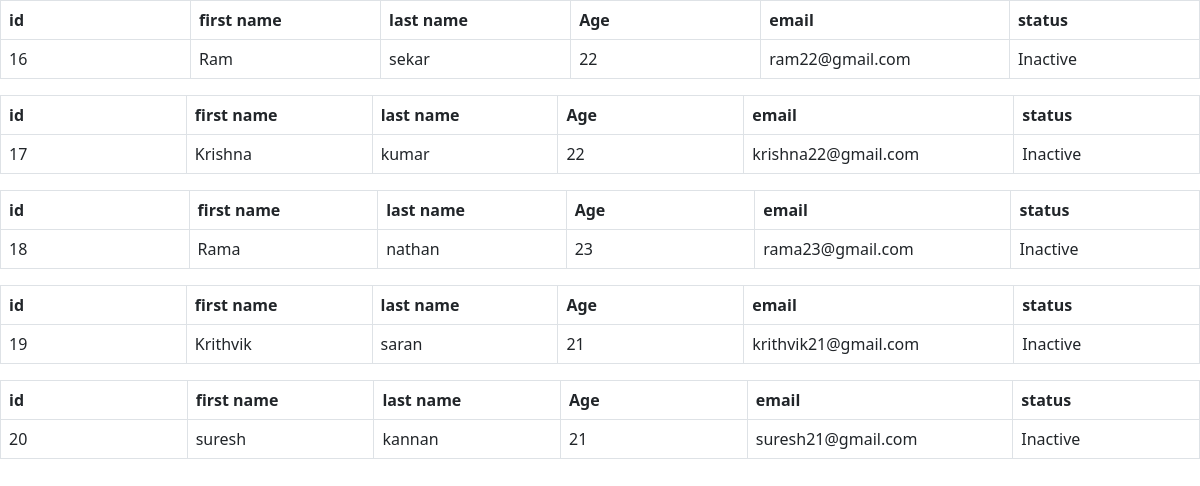
Screenshot of /samples/inactiveemployee.php with the database file from the repository.
### tables this page shows
CREATE TABLE `user` (
  `id` int(11) NOT NULL,
  `fname` varchar(100) NOT NULL,
  `lname` varchar(100) NOT NULL,
  `age` int(11) NOT NULL,
  `gender` varchar(100) NOT NULL,
  `email` varchar(100) NOT NULL,
  `password` varchar(12) NOT NULL,
  `status` varchar(100) NOT NULL,
  `image` varchar(300) DEFAULT NULL
);

### samples/inactiveemployee.php (the view, shortened to what this page needs)
<html lang="en">
<head>
<link href="https://cdn.jsdelivr.net/npm/bootstrap@5.2.3/dist/css/bootstrap.min.css" rel="stylesheet">
</head>
<body>
<?php
include('connect.php');
$query = "SELECT * FROM user WHERE status='Inactive'";
$query_run = mysqli_query($conn,$query);
while($row = mysqli_fetch_array($query_run))
{
  ?>
  <table class="table table-bordered">
  <thead>
         <tr>
           <th class="col-1">id</th>
           <th class="col-1">first name</th>
           <th class="col-1">last name</th>
           <th class="col-1">Age</th>
           <th class="col-1">email</th>
           <th class="col-1">status</th>
         </tr>
         </thead>
    <tbody>
    <tr>
    <td class="row-1"><?php echo $row['id'];?></td>
    <td class="row-1"><?php echo $row['fname'];?></td>
    <td class="row-1"><?php echo $row['lname'];?></td>
    <td class="row-1"><?php echo $row['age'];?></td>
    <td class="row-1"><?php echo $row['email'];?></td>
    <td class="row-1"><?php echo $row['status'];?></td>
    </tr>
    </tbody>
</table>
<?php
}
?>
</body>
</html>

### rows the page displays
user: id "16", fname "Ram", lname "sekar", age "22", email "ram22@gmail.com", status "Inactive"
user: id "17", fname "Krishna", lname "kumar", age "22", email "krishna22@gmail.com", status "Inactive"
user: id "18", fname "Rama", lname "nathan", age "23", email "rama23@gmail.com", status "Inactive"
user: id "19", fname "Krithvik", lname "saran", age "21", email "krithvik21@gmail.com", status "Inactive"
user: id "20", fname "suresh", lname "kannan", age "21", email "suresh21@gmail.com", status "Inactive"
